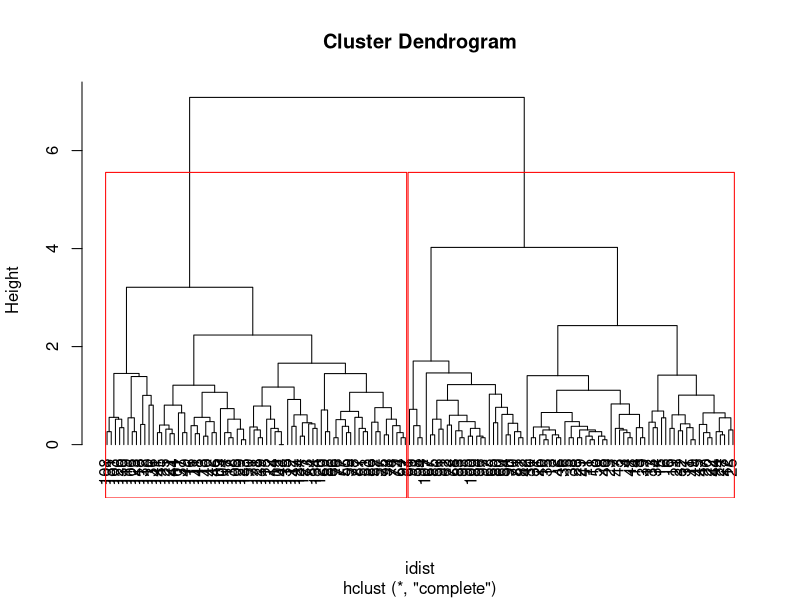

Recreate this plot in R.
# iris Dataseet으로 계층적 군집분석
library(cluster)
iris[,1:4]
idist <- dist(iris[,1:4])
idist

hc <- hclust(idist)
hc

plot(hc, hang = -1)

rect.hclust(hc, k = 2, border = "red") # 그룹으로 잘라줌.

# 군집 수 자르기
k = length(unique(iris$Species))
ghc <- cutree(hc, k = k) # cutree로 변수안에 있는 값들을 수만큼 만들거나, 자를 수 있음.
ghc

iris$ghc <- ghc
head(iris)

table(ghc)

# 요약 통계량
g1 <- subset(iris, ghc == 1)
g2 <- subset(iris, ghc == 2)
g3 <- subset(iris, ghc == 3)
g1; g2; g3

summary(g1)

